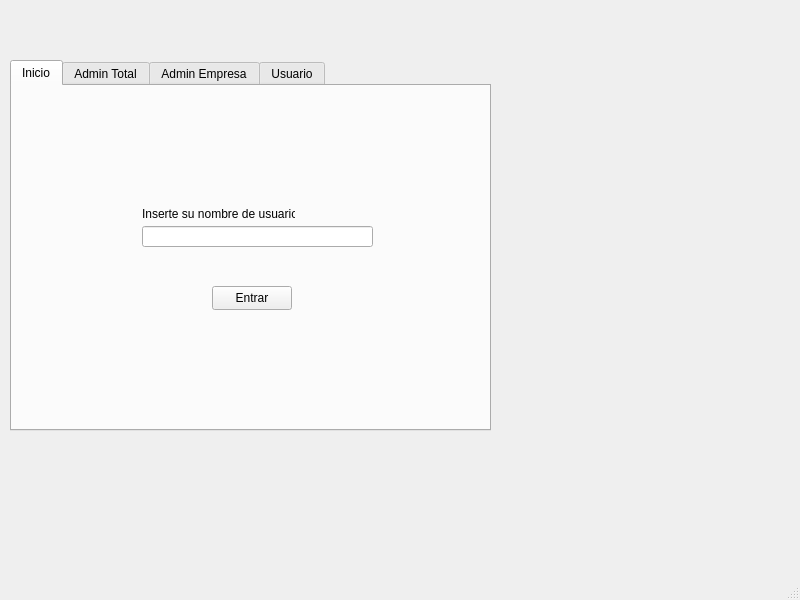
<?xml version="1.0" encoding="UTF-8"?>
<ui version="4.0">
 <class>MainWindow</class>
 <widget class="QMainWindow" name="MainWindow">
  <property name="geometry">
   <rect>
    <x>0</x>
    <y>0</y>
    <width>800</width>
    <height>600</height>
   </rect>
  </property>
  <property name="windowTitle">
   <string>MainWindow</string>
  </property>
  <widget class="QWidget" name="centralwidget">
   <widget class="QTabWidget" name="tabWidget">
    <property name="geometry">
     <rect>
      <x>10</x>
      <y>60</y>
      <width>481</width>
      <height>371</height>
     </rect>
    </property>
    <property name="currentIndex">
     <number>0</number>
    </property>
    <widget class="QWidget" name="Login">
     <property name="sizePolicy">
      <sizepolicy hsizetype="Preferred" vsizetype="Preferred">
       <horstretch>0</horstretch>
       <verstretch>0</verstretch>
      </sizepolicy>
     </property>
     <attribute name="title">
      <string>Inicio</string>
     </attribute>
     <widget class="QLineEdit" name="lineEditUsuario">
      <property name="geometry">
       <rect>
        <x>130</x>
        <y>140</y>
        <width>231</width>
        <height>21</height>
       </rect>
      </property>
     </widget>
     <widget class="QPushButton" name="btnEntrar">
      <property name="geometry">
       <rect>
        <x>200</x>
        <y>200</y>
        <width>80</width>
        <height>24</height>
       </rect>
      </property>
      <property name="text">
       <string>Entrar</string>
      </property>
     </widget>
     <widget class="QLabel" name="label">
      <property name="geometry">
       <rect>
        <x>130</x>
        <y>120</y>
        <width>153</width>
        <height>16</height>
       </rect>
      </property>
      <property name="text">
       <string>Inserte su nombre de usuario</string>
      </property>
     </widget>
    </widget>
    <widget class="QWidget" name="AdminTotal">
     <attribute name="title">
      <string>Admin Total</string>
     </attribute>
    </widget>
    <widget class="QWidget" name="AdminEmpresa">
     <attribute name="title">
      <string>Admin Empresa</string>
     </attribute>
    </widget>
    <widget class="QWidget" name="UsuarioEstandar">
     <attribute name="title">
      <string>Usuario</string>
     </attribute>
    </widget>
   </widget>
  </widget>
  <widget class="QMenuBar" name="menubar">
   <property name="geometry">
    <rect>
     <x>0</x>
     <y>0</y>
     <width>800</width>
     <height>21</height>
    </rect>
   </property>
  </widget>
  <widget class="QStatusBar" name="statusbar"/>
 </widget>
 <resources/>
 <connections/>
</ui>
